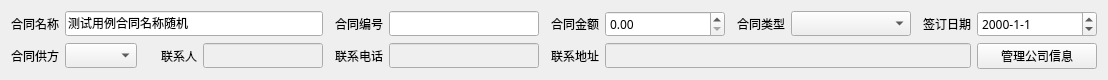
<?xml version="1.0" encoding="UTF-8"?>
<ui version="4.0">
 <class>Form</class>
 <widget class="QWidget" name="Form">
  <property name="geometry">
   <rect>
    <x>0</x>
    <y>0</y>
    <width>1108</width>
    <height>76</height>
   </rect>
  </property>
  <property name="font">
   <font>
    <family>Trebuchet MS</family>
   </font>
  </property>
  <property name="windowTitle">
   <string>Form</string>
  </property>
  <layout class="QVBoxLayout" name="verticalLayout">
   <item>
    <layout class="QGridLayout" name="gridLayout">
     <item row="0" column="0">
      <widget class="QLabel" name="label">
       <property name="sizePolicy">
        <sizepolicy hsizetype="Fixed" vsizetype="Preferred">
         <horstretch>0</horstretch>
         <verstretch>0</verstretch>
        </sizepolicy>
       </property>
       <property name="text">
        <string>合同名称</string>
       </property>
       <property name="alignment">
        <set>Qt::AlignRight|Qt::AlignTrailing|Qt::AlignVCenter</set>
       </property>
      </widget>
     </item>
     <item row="1" column="1">
      <widget class="QComboBox" name="comboBox_company"/>
     </item>
     <item row="1" column="0">
      <widget class="QLabel" name="label_5">
       <property name="text">
        <string>合同供方</string>
       </property>
       <property name="alignment">
        <set>Qt::AlignRight|Qt::AlignTrailing|Qt::AlignVCenter</set>
       </property>
      </widget>
     </item>
     <item row="1" column="2">
      <widget class="QLabel" name="label_6">
       <property name="text">
        <string>联系人</string>
       </property>
       <property name="alignment">
        <set>Qt::AlignRight|Qt::AlignTrailing|Qt::AlignVCenter</set>
       </property>
      </widget>
     </item>
     <item row="1" column="3">
      <widget class="QLineEdit" name="lineEdit_company_contact">
       <property name="enabled">
        <bool>false</bool>
       </property>
       <property name="sizePolicy">
        <sizepolicy hsizetype="Preferred" vsizetype="Fixed">
         <horstretch>0</horstretch>
         <verstretch>0</verstretch>
        </sizepolicy>
       </property>
       <property name="minimumSize">
        <size>
         <width>120</width>
         <height>0</height>
        </size>
       </property>
       <property name="maximumSize">
        <size>
         <width>150</width>
         <height>16777215</height>
        </size>
       </property>
       <property name="maxLength">
        <number>12</number>
       </property>
       <property name="readOnly">
        <bool>true</bool>
       </property>
      </widget>
     </item>
     <item row="1" column="7" colspan="4">
      <widget class="QLineEdit" name="lineEdit_company_address">
       <property name="enabled">
        <bool>false</bool>
       </property>
       <property name="readOnly">
        <bool>true</bool>
       </property>
      </widget>
     </item>
     <item row="0" column="4">
      <widget class="QLabel" name="label_2">
       <property name="text">
        <string>合同编号</string>
       </property>
       <property name="alignment">
        <set>Qt::AlignRight|Qt::AlignTrailing|Qt::AlignVCenter</set>
       </property>
      </widget>
     </item>
     <item row="0" column="1" colspan="3">
      <widget class="QLineEdit" name="lineEdit_contract_name">
       <property name="text">
        <string>测试用例合同名称随机</string>
       </property>
      </widget>
     </item>
     <item row="1" column="4">
      <widget class="QLabel" name="label_7">
       <property name="text">
        <string>联系电话</string>
       </property>
       <property name="alignment">
        <set>Qt::AlignRight|Qt::AlignTrailing|Qt::AlignVCenter</set>
       </property>
      </widget>
     </item>
     <item row="1" column="6">
      <widget class="QLabel" name="label_8">
       <property name="text">
        <string>联系地址</string>
       </property>
       <property name="alignment">
        <set>Qt::AlignRight|Qt::AlignTrailing|Qt::AlignVCenter</set>
       </property>
      </widget>
     </item>
     <item row="1" column="5">
      <widget class="QLineEdit" name="lineEdit_company_telephone">
       <property name="enabled">
        <bool>false</bool>
       </property>
       <property name="minimumSize">
        <size>
         <width>120</width>
         <height>0</height>
        </size>
       </property>
       <property name="maximumSize">
        <size>
         <width>150</width>
         <height>16777215</height>
        </size>
       </property>
       <property name="readOnly">
        <bool>true</bool>
       </property>
      </widget>
     </item>
     <item row="0" column="5">
      <widget class="QLineEdit" name="lineEdit_contract_number">
       <property name="minimumSize">
        <size>
         <width>120</width>
         <height>0</height>
        </size>
       </property>
       <property name="maximumSize">
        <size>
         <width>150</width>
         <height>16777215</height>
        </size>
       </property>
      </widget>
     </item>
     <item row="0" column="10">
      <widget class="QLabel" name="label_4">
       <property name="text">
        <string>签订日期</string>
       </property>
       <property name="alignment">
        <set>Qt::AlignRight|Qt::AlignTrailing|Qt::AlignVCenter</set>
       </property>
      </widget>
     </item>
     <item row="0" column="6">
      <widget class="QLabel" name="label_3">
       <property name="text">
        <string>合同金额</string>
       </property>
       <property name="alignment">
        <set>Qt::AlignRight|Qt::AlignTrailing|Qt::AlignVCenter</set>
       </property>
      </widget>
     </item>
     <item row="0" column="7">
      <widget class="QDoubleSpinBox" name="doubleSpinBox_contract_amount">
       <property name="minimumSize">
        <size>
         <width>120</width>
         <height>0</height>
        </size>
       </property>
       <property name="maximumSize">
        <size>
         <width>150</width>
         <height>16777215</height>
        </size>
       </property>
       <property name="maximum">
        <double>999999999.990000009536743</double>
       </property>
      </widget>
     </item>
     <item row="1" column="11">
      <widget class="QPushButton" name="pushButton_preset_companies">
       <property name="text">
        <string>管理公司信息</string>
       </property>
      </widget>
     </item>
     <item row="0" column="11">
      <widget class="QDateEdit" name="dateEdit_sign_date">
       <property name="minimumSize">
        <size>
         <width>120</width>
         <height>0</height>
        </size>
       </property>
       <property name="maximumSize">
        <size>
         <width>150</width>
         <height>16777215</height>
        </size>
       </property>
       <property name="displayFormat">
        <string>yyyy-M-d</string>
       </property>
      </widget>
     </item>
     <item row="0" column="8">
      <widget class="QLabel" name="label_9">
       <property name="text">
        <string>合同类型</string>
       </property>
       <property name="alignment">
        <set>Qt::AlignRight|Qt::AlignTrailing|Qt::AlignVCenter</set>
       </property>
      </widget>
     </item>
     <item row="0" column="9">
      <widget class="QComboBox" name="comboBox">
       <property name="minimumSize">
        <size>
         <width>120</width>
         <height>0</height>
        </size>
       </property>
       <property name="maximumSize">
        <size>
         <width>150</width>
         <height>16777215</height>
        </size>
       </property>
      </widget>
     </item>
    </layout>
   </item>
  </layout>
 </widget>
 <resources/>
 <connections/>
</ui>
